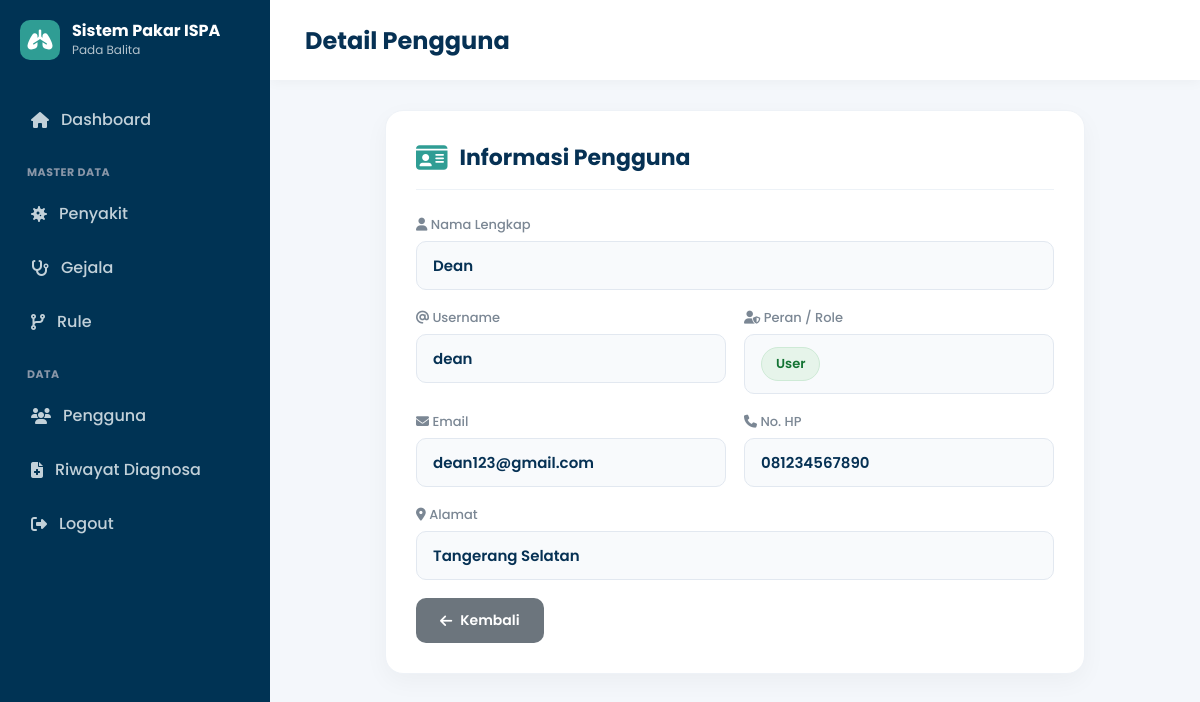
The page /proses/pengguna/detail_user.php?id=2 on the database its author committed.
### tables this page shows
CREATE TABLE `tb_user` (
  `id_user` int(11) NOT NULL,
  `nama_lengkap` varchar(100) NOT NULL,
  `username` varchar(50) NOT NULL,
  `email` varchar(100) NOT NULL,
  `password` varchar(255) NOT NULL,
  `no_hp` varchar(20) DEFAULT NULL,
  `alamat` text DEFAULT NULL,
  `foto` varchar(255) DEFAULT 'default.png',
  `role` enum('admin','user') DEFAULT 'user',
  `created_at` timestamp NOT NULL DEFAULT current_timestamp()
);

### proses/pengguna/detail_user.php (the view, shortened to what this page needs)
<?php
include "../../config/koneksi.php";
include "../../includes/sidebar.php";
class UserController {
    private $db;
    public function __construct($databaseConnection) {
        $this->db = $databaseConnection;
    }
    public function getUserById($id) {
        $cleanId = mysqli_real_escape_string($this->db, $id);
        $query   = mysqli_query($this->db, "SELECT * FROM tb_user WHERE id_user = '$cleanId'");
        if ($query && mysqli_num_rows($query) > 0) {
            return mysqli_fetch_assoc($query);
        }
        return null;
    }
    public function getRoleBadgeClass($role) {
        return (strtolower($role) === 'admin') ? 'role-admin' : 'role-user';
    }
}
$dbConnection = isset($conn) ? $conn : (isset($koneksi) ? $koneksi : null);
$userController = new UserController($dbConnection);
$id = isset($_GET['id']) ? $_GET['id'] : '';
$data = $userController->getUserById($id);
?>
<!DOCTYPE html>
<html lang="id">
<head>
    <link rel="stylesheet" href="https://cdnjs.cloudflare.com/ajax/libs/font-awesome/6.6.0/css/all.min.css">
</head>
<body>
<div class="main-content">
    <div class="topbar">
        <div class="topbar-left">
            <h2>Detail Pengguna</h2>
        </div>
    </div>
    <div class="content">
        <div class="card">
            <div class="card-header">
                <i class="fa-solid fa-id-card"></i>
                <h3>Informasi Pengguna</h3>
            </div>
            <div class="detail-group">
                <label><i class="fa-solid fa-user me-1"></i> Nama Lengkap</label>
                <p><?= htmlspecialchars($data['nama_lengkap'] ?? $data['username']); ?></p>
            </div>
            <div class="detail-row">
                <div class="detail-group">
                    <label><i class="fa-solid fa-at me-1"></i> Username</label>
                    <p><?= htmlspecialchars($data['username']); ?></p>
                </div>
                <div class="detail-group">
                    <label><i class="fa-solid fa-user-shield me-1"></i> Peran / Role</label>
                    <p>
                        <?php
                            $role       = $data['role'] ?? 'user';
                            $badgeClass = $userController->getRoleBadgeClass($role);
                        ?>
                        <span class="role-badge <?= $badgeClass; ?>">
                            <?= ucfirst(htmlspecialchars($role)); ?>
                        </span>
                    </p>
                </div>
            </div>
            <div class="detail-row">
                <div class="detail-group">
                    <label><i class="fa-solid fa-envelope me-1"></i> Email</label>
                    <p><?= htmlspecialchars(!empty($data['email']) ? $data['email'] : '-'); ?></p>
                </div>
                <div class="detail-group">
                    <label><i class="fa-solid fa-phone me-1"></i> No. HP</label>
                    <p><?= htmlspecialchars(!empty($data['no_hp']) ? $data['no_hp'] : '-'); ?></p>
                </div>
            </div>
            <div class="detail-group">
                <label><i class="fa-solid fa-location-dot me-1"></i> Alamat</label>
                <p><?= htmlspecialchars(!empty($data['alamat']) ? $data['alamat'] : '-'); ?></p>
            </div>
            <div class="btn-group">
                <a href="../../admin/pengguna.php" class="btn-back">
                    <i class="fa-solid fa-arrow-left"></i> Kembali
                </a>
            </div>
        </div>
    </div>
</div>
</body>
</html>

### proses/pengguna/detail_user.php (style rules this page uses)
* { margin: 0; padding: 0; box-sizing: border-box; font-family: 'Poppins', sans-serif; }
body { background: #F4F7FB; color: #2C3E50; overflow-x: hidden; }
.main-content { margin-left: 270px; min-height: 100vh; transition: all 0.3s ease; }
.topbar { height: 80px; background: #FFF; display: flex; align-items: center; padding: 0 35px; box-shadow: 0 2px 12px rgba(0,0,0,.04); position: sticky; top: 0; z-index: 99; }
.topbar-left { display: flex; align-items: center; gap: 15px; }
.topbar h2 { color: #063154; font-size: 24px; font-weight: 700; }
.content { padding: 30px; }
.card { background: #FFF; border-radius: 18px; padding: 30px; box-shadow: 0 8px 25px rgba(0,0,0,.04); max-width: 700px; margin: 0 auto; border: 1px solid #EEF2F7; }
.card-header { display: flex; align-items: center; gap: 12px; margin-bottom: 25px; padding-bottom: 15px; border-bottom: 1px solid #EDF2F7; }
.card-header i { font-size: 28px; color: #2F9D94; }
.card-header h3 { color: #063154; font-size: 22px; font-weight: 700; margin: 0; }
.detail-row { display: grid; grid-template-columns: 1fr 1fr; gap: 18px; }
.detail-group { margin-bottom: 18px; }
.detail-group label { display: block; font-size: 13px; color: #7B8794; margin-bottom: 6px; font-weight: 500; }
.detail-group p { font-size: 15px; color: #063154; font-weight: 600; background: #F8FAFC; padding: 12px 16px; border-radius: 10px; border: 1px solid #E2E8F0; word-break: break-word; margin: 0; }
.role-badge { display: inline-block; padding: 6px 14px; border-radius: 20px; font-size: 13px; font-weight: 600; text-transform: capitalize; }
.role-user { background: #E6F4EA; color: #137333; border: 1px solid #CEEAD6; }
.btn-group { margin-top: 10px; }
.btn-back { display: inline-flex; align-items: center; justify-content: center; gap: 8px; padding: 12px 24px; background: #6C757D; color: #FFF; text-decoration: none; border-radius: 10px; font-size: 14px; font-weight: 600; transition: .25s; }

### rows shown on the page
tb_user: nama_lengkap "Dean", username "dean", role "User", email "dean123@gmail.com", no_hp "081234567890", alamat "Tangerang Selatan"
